Frame 1 (no input): blank canvas, image omitted
Frame 60 (no input): blank canvas, image omitted
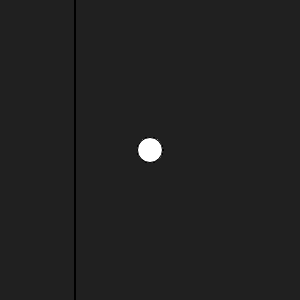
Frame 120 (the mouse pressed at the canvas centre since frame 60)

The p5.js sketch whose frames 1 and 60 were blank and that drew this single picture after the mouse press (run headless with seeded random() and noise() and a simulated clock; from frame 60 on, the mouse is pressed at the canvas centre):

// p5.js sketch
// ── sketch.js
function setup() {
  createCanvas(300, 300);
  background(32);
}

function draw() {
  if (mouseIsPressed) {
    circle(mouseX, mouseY, 25);
  }

    for (let lineX = 75; lineX <= 143; lineX += 132) {
    line(lineX, 0, lineX, height);
  }
}
